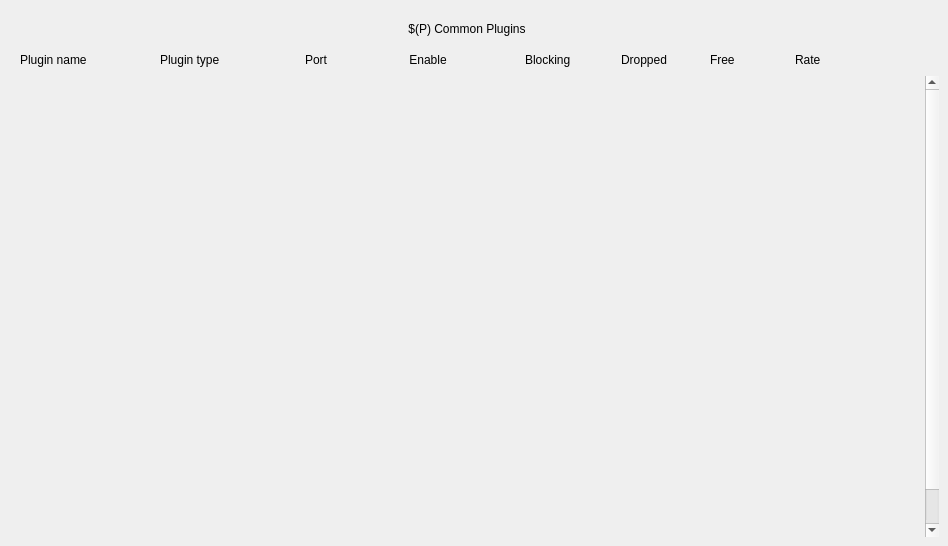
<?xml version="1.0" encoding="UTF-8"?>
<ui version="4.0">
 <class>MainWindow</class>
 <widget class="QMainWindow" name="MainWindow">
  <property name="geometry">
   <rect>
    <x>0</x>
    <y>0</y>
    <width>948</width>
    <height>546</height>
   </rect>
  </property>
  <property name="sizePolicy">
   <sizepolicy hsizetype="Preferred" vsizetype="Preferred">
    <horstretch>0</horstretch>
    <verstretch>0</verstretch>
   </sizepolicy>
  </property>
  <property name="styleSheet">
   <string>

QWidget#centralWidget {background: rgba(187, 187, 187, 255);}
QPushButton::menu-indicator {image: url(none.png); width: 0}

caTable {
       font: 10pt;
       background: cornsilk;
       alternate-background-color: wheat;
}

caLineEdit {
     border-radius: 1px;
     background: lightyellow;
     color: black;
 }

caTextEntry {
    color: rgb(127, 0, 63);
    background-color: cornsilk;
    selection-color: #0a214c;
    selection-background-color: wheat;
    border: 1px groove black;
    border-radius: 1px;
    padding: 1px;
}

caTextEntry:focus {
    padding: 0px;
    border: 2px groove darkred;
    border-radius: 1px;
}

QPushButton {
      border-color: #00b;
      border-radius: 2px;
      padding: 3px;
      border-width: 1px;

	background: qlineargradient(spread:pad, x1:0, y1:0, x2:0, y2:1,
						   stop:0   rgba(224, 239, 255, 255),
						   stop:0.5 rgba(199, 215, 230, 255),
						   stop:1   rgba(184, 214, 236, 255));
}
QPushButton:hover {
	background: qlineargradient(spread:pad, x1:0, y1:0, x2:0, y2:1,
						stop:0   rgba(201, 226, 255, 255),
						stop:0.5 rgba(177, 204, 230, 255),
						stop:1   rgba(163, 205, 236, 255));
}
QPushButton:pressed {
	background: qlineargradient(spread:pad, x1:0, y1:0, x2:0, y2:1,
						stop:0   rgba(174, 219, 255, 255),
						stop:0.5 rgba(165, 199, 230, 255),
						stop:1   rgba(134, 188, 236, 255));
}

QPushButton:disabled {
	background: qlineargradient(spread:pad, x1:0, y1:0, x2:0, y2:1,
						stop:0   rgba(174, 219, 255, 255),
						stop:0.5 rgba(165, 199, 230, 255),
						stop:1   rgba(134, 188, 236, 255));
}

caChoice {
      background: qlineargradient(x1: 0, y1: 0, x2: 0, y2: 1,
                                  stop: 0 #E1E1E1, stop: 0.4 #DDDDDD,
                                  stop: 0.5 #D8D8D8, stop: 1.0 #D3D3D3);
}

caChoice &gt; QPushButton {
      text-align: left;
      padding: 1px;
}

caSlider::groove:horizontal {
border: 1px solid #bbb;
background: lightgrey;
height: 20px;
border-radius: 4px;
}

caSlider::handle:horizontal {
background: red;
border: 1px solid #777;
width: 13px;
margin-top: -2px;
margin-bottom: -2px;
border-radius: 2px;
}



</string>
  </property>
  <property name="documentMode">
   <bool>true</bool>
  </property>
  <widget class="QWidget" name="centralWidget">
   <property name="sizePolicy">
    <sizepolicy hsizetype="Preferred" vsizetype="MinimumExpanding">
     <horstretch>0</horstretch>
     <verstretch>0</verstretch>
    </sizepolicy>
   </property>
   <property name="minimumSize">
    <size>
     <width>0</width>
     <height>100</height>
    </size>
   </property>
   <layout class="QVBoxLayout" name="verticalLayout">
    <property name="spacing">
     <number>2</number>
    </property>
    <item>
     <widget class="caFrame" name="Header">
      <property name="sizePolicy">
       <sizepolicy hsizetype="Preferred" vsizetype="Fixed">
        <horstretch>0</horstretch>
        <verstretch>0</verstretch>
       </sizepolicy>
      </property>
      <property name="minimumSize">
       <size>
        <width>0</width>
        <height>65</height>
       </size>
      </property>
      <widget class="caGraphics" name="caRectangle_0">
       <property name="geometry">
        <rect>
         <x>1</x>
         <y>6</y>
         <width>935</width>
         <height>25</height>
        </rect>
       </property>
       <property name="foreground">
        <color>
         <red>218</red>
         <green>218</green>
         <blue>218</blue>
        </color>
       </property>
       <property name="linestyle" stdset="0">
        <enum>caGraphics::Solid</enum>
       </property>
       <property name="fillstyle" stdset="0">
        <enum>caGraphics::Filled</enum>
       </property>
       <property name="lineColor">
        <color>
         <red>218</red>
         <green>218</green>
         <blue>218</blue>
        </color>
       </property>
       <property name="form">
        <enum>caGraphics::Rectangle</enum>
       </property>
      </widget>
      <widget class="caLabel" name="caLabel_2">
       <property name="geometry">
        <rect>
         <x>151</x>
         <y>41</y>
         <width>132</width>
         <height>20</height>
        </rect>
       </property>
       <property name="frameShape">
        <enum>QFrame::NoFrame</enum>
       </property>
       <property name="text">
        <string>Plugin type</string>
       </property>
       <property name="alignment">
        <set>Qt::AlignLeading|Qt::AlignLeft|Qt::AlignVCenter</set>
       </property>
       <property name="fontScaleMode">
        <enum>ESimpleLabel::WidthAndHeight</enum>
       </property>
       <property name="foreground">
        <color>
         <red>0</red>
         <green>0</green>
         <blue>0</blue>
        </color>
       </property>
       <property name="background">
        <color alpha="0">
         <red>0</red>
         <green>0</green>
         <blue>0</blue>
        </color>
       </property>
      </widget>
      <widget class="caLabel" name="caLabel_5">
       <property name="geometry">
        <rect>
         <x>516</x>
         <y>41</y>
         <width>70</width>
         <height>20</height>
        </rect>
       </property>
       <property name="frameShape">
        <enum>QFrame::NoFrame</enum>
       </property>
       <property name="text">
        <string>Blocking</string>
       </property>
       <property name="alignment">
        <set>Qt::AlignLeading|Qt::AlignLeft|Qt::AlignVCenter</set>
       </property>
       <property name="fontScaleMode">
        <enum>ESimpleLabel::WidthAndHeight</enum>
       </property>
       <property name="foreground">
        <color>
         <red>0</red>
         <green>0</green>
         <blue>0</blue>
        </color>
       </property>
       <property name="background">
        <color alpha="0">
         <red>0</red>
         <green>0</green>
         <blue>0</blue>
        </color>
       </property>
      </widget>
      <widget class="caLabel" name="caLabel_0">
       <property name="geometry">
        <rect>
         <x>1</x>
         <y>7</y>
         <width>914</width>
         <height>25</height>
        </rect>
       </property>
       <property name="frameShape">
        <enum>QFrame::NoFrame</enum>
       </property>
       <property name="text">
        <string>$(P) Common Plugins</string>
       </property>
       <property name="alignment">
        <set>Qt::AlignAbsolute|Qt::AlignCenter|Qt::AlignHCenter|Qt::AlignVCenter</set>
       </property>
       <property name="fontScaleMode">
        <enum>ESimpleLabel::WidthAndHeight</enum>
       </property>
       <property name="foreground">
        <color>
         <red>10</red>
         <green>0</green>
         <blue>184</blue>
        </color>
       </property>
       <property name="background">
        <color alpha="0">
         <red>10</red>
         <green>0</green>
         <blue>184</blue>
        </color>
       </property>
      </widget>
      <widget class="caLabel" name="caLabel_7">
       <property name="geometry">
        <rect>
         <x>701</x>
         <y>41</y>
         <width>70</width>
         <height>20</height>
        </rect>
       </property>
       <property name="frameShape">
        <enum>QFrame::NoFrame</enum>
       </property>
       <property name="text">
        <string>Free</string>
       </property>
       <property name="alignment">
        <set>Qt::AlignLeading|Qt::AlignLeft|Qt::AlignVCenter</set>
       </property>
       <property name="fontScaleMode">
        <enum>ESimpleLabel::WidthAndHeight</enum>
       </property>
       <property name="foreground">
        <color>
         <red>0</red>
         <green>0</green>
         <blue>0</blue>
        </color>
       </property>
       <property name="background">
        <color alpha="0">
         <red>0</red>
         <green>0</green>
         <blue>0</blue>
        </color>
       </property>
      </widget>
      <widget class="caLabel" name="caLabel_6">
       <property name="geometry">
        <rect>
         <x>786</x>
         <y>41</y>
         <width>48</width>
         <height>20</height>
        </rect>
       </property>
       <property name="frameShape">
        <enum>QFrame::NoFrame</enum>
       </property>
       <property name="text">
        <string>Rate</string>
       </property>
       <property name="alignment">
        <set>Qt::AlignLeading|Qt::AlignLeft|Qt::AlignVCenter</set>
       </property>
       <property name="fontScaleMode">
        <enum>ESimpleLabel::WidthAndHeight</enum>
       </property>
       <property name="foreground">
        <color>
         <red>0</red>
         <green>0</green>
         <blue>0</blue>
        </color>
       </property>
       <property name="background">
        <color alpha="0">
         <red>0</red>
         <green>0</green>
         <blue>0</blue>
        </color>
       </property>
      </widget>
      <widget class="caLabel" name="caLabel_1">
       <property name="geometry">
        <rect>
         <x>11</x>
         <y>41</y>
         <width>132</width>
         <height>20</height>
        </rect>
       </property>
       <property name="frameShape">
        <enum>QFrame::NoFrame</enum>
       </property>
       <property name="text">
        <string>Plugin name</string>
       </property>
       <property name="alignment">
        <set>Qt::AlignLeading|Qt::AlignLeft|Qt::AlignVCenter</set>
       </property>
       <property name="fontScaleMode">
        <enum>ESimpleLabel::WidthAndHeight</enum>
       </property>
       <property name="foreground">
        <color>
         <red>0</red>
         <green>0</green>
         <blue>0</blue>
        </color>
       </property>
       <property name="background">
        <color alpha="0">
         <red>0</red>
         <green>0</green>
         <blue>0</blue>
        </color>
       </property>
      </widget>
      <widget class="caLabel" name="caLabel_4">
       <property name="geometry">
        <rect>
         <x>361</x>
         <y>41</y>
         <width>116</width>
         <height>20</height>
        </rect>
       </property>
       <property name="frameShape">
        <enum>QFrame::NoFrame</enum>
       </property>
       <property name="text">
        <string>Enable</string>
       </property>
       <property name="alignment">
        <set>Qt::AlignCenter</set>
       </property>
       <property name="fontScaleMode">
        <enum>ESimpleLabel::WidthAndHeight</enum>
       </property>
       <property name="foreground">
        <color>
         <red>0</red>
         <green>0</green>
         <blue>0</blue>
        </color>
       </property>
       <property name="background">
        <color alpha="0">
         <red>0</red>
         <green>0</green>
         <blue>0</blue>
        </color>
       </property>
      </widget>
      <widget class="caLabel" name="caLabel_3">
       <property name="geometry">
        <rect>
         <x>296</x>
         <y>41</y>
         <width>48</width>
         <height>20</height>
        </rect>
       </property>
       <property name="frameShape">
        <enum>QFrame::NoFrame</enum>
       </property>
       <property name="text">
        <string>Port</string>
       </property>
       <property name="alignment">
        <set>Qt::AlignLeading|Qt::AlignLeft|Qt::AlignVCenter</set>
       </property>
       <property name="fontScaleMode">
        <enum>ESimpleLabel::WidthAndHeight</enum>
       </property>
       <property name="foreground">
        <color>
         <red>0</red>
         <green>0</green>
         <blue>0</blue>
        </color>
       </property>
       <property name="background">
        <color alpha="0">
         <red>0</red>
         <green>0</green>
         <blue>0</blue>
        </color>
       </property>
      </widget>
      <widget class="caLabel" name="caLabel_8">
       <property name="geometry">
        <rect>
         <x>612</x>
         <y>41</y>
         <width>84</width>
         <height>20</height>
        </rect>
       </property>
       <property name="frameShape">
        <enum>QFrame::NoFrame</enum>
       </property>
       <property name="text">
        <string>Dropped</string>
       </property>
       <property name="alignment">
        <set>Qt::AlignLeading|Qt::AlignLeft|Qt::AlignVCenter</set>
       </property>
       <property name="fontScaleMode">
        <enum>ESimpleLabel::WidthAndHeight</enum>
       </property>
       <property name="foreground">
        <color>
         <red>0</red>
         <green>0</green>
         <blue>0</blue>
        </color>
       </property>
       <property name="background">
        <color alpha="0">
         <red>0</red>
         <green>0</green>
         <blue>0</blue>
        </color>
       </property>
      </widget>
     </widget>
    </item>
    <item>
     <widget class="QScrollArea" name="scrollArea">
      <property name="sizePolicy">
       <sizepolicy hsizetype="Ignored" vsizetype="Expanding">
        <horstretch>0</horstretch>
        <verstretch>0</verstretch>
       </sizepolicy>
      </property>
      <property name="minimumSize">
       <size>
        <width>0</width>
        <height>100</height>
       </size>
      </property>
      <property name="sizeIncrement">
       <size>
        <width>0</width>
        <height>24</height>
       </size>
      </property>
      <property name="baseSize">
       <size>
        <width>0</width>
        <height>100</height>
       </size>
      </property>
      <property name="autoFillBackground">
       <bool>true</bool>
      </property>
      <property name="styleSheet">
       <string notr="true"/>
      </property>
      <property name="frameShape">
       <enum>QFrame::NoFrame</enum>
      </property>
      <property name="frameShadow">
       <enum>QFrame::Plain</enum>
      </property>
      <property name="lineWidth">
       <number>0</number>
      </property>
      <property name="horizontalScrollBarPolicy">
       <enum>Qt::ScrollBarAlwaysOff</enum>
      </property>
      <property name="widgetResizable">
       <bool>false</bool>
      </property>
      <widget class="QWidget" name="Plugins">
       <property name="geometry">
        <rect>
         <x>0</x>
         <y>0</y>
         <width>935</width>
         <height>500</height>
        </rect>
       </property>
       <property name="sizePolicy">
        <sizepolicy hsizetype="Preferred" vsizetype="Minimum">
         <horstretch>0</horstretch>
         <verstretch>0</verstretch>
        </sizepolicy>
       </property>
       <property name="minimumSize">
        <size>
         <width>0</width>
         <height>18</height>
        </size>
       </property>
       <property name="sizeIncrement">
        <size>
         <width>0</width>
         <height>24</height>
        </size>
       </property>
       <property name="baseSize">
        <size>
         <width>0</width>
         <height>400</height>
        </size>
       </property>
       <layout class="QVBoxLayout" name="PluginsContent">
        <property name="spacing">
         <number>1</number>
        </property>
        <property name="margin">
         <number>0</number>
        </property>
        <item>
         <widget class="caInclude" name="XSP3.ARR1">
          <property name="minimumSize">
           <size>
            <width>0</width>
            <height>20</height>
           </size>
          </property>
          <property name="maximumSize">
           <size>
            <width>16000</width>
            <height>30</height>
           </size>
          </property>
          <property name="macro">
           <string notr="true">P=$(P),R=ARR1, UI=NDStdArrays.ui,LABELS=NDStdArrays.ui</string>
          </property>
          <property name="filename" stdset="0">
           <string notr="true">ADcommonPlugins.ui</string>
          </property>
         </widget>
        </item>
        <item>
         <widget class="caInclude" name="XSP3.ARR2">
          <property name="minimumSize">
           <size>
            <width>0</width>
            <height>20</height>
           </size>
          </property>
          <property name="maximumSize">
           <size>
            <width>16000</width>
            <height>30</height>
           </size>
          </property>
          <property name="macro">
           <string notr="true">P=$(P),R=ARR2, UI=NDStdArrays.ui,LABELS=NDStdArrays.ui</string>
          </property>
          <property name="filename" stdset="0">
           <string notr="true">ADcommonPlugins.ui</string>
          </property>
         </widget>
        </item>
        <item>
         <widget class="caInclude" name="XSP3.ARR3">
          <property name="minimumSize">
           <size>
            <width>0</width>
            <height>20</height>
           </size>
          </property>
          <property name="maximumSize">
           <size>
            <width>16000</width>
            <height>30</height>
           </size>
          </property>
          <property name="macro">
           <string notr="true">P=$(P),R=ARR3, UI=NDStdArrays.ui,LABELS=NDStdArrays.ui</string>
          </property>
          <property name="filename" stdset="0">
           <string notr="true">ADcommonPlugins.ui</string>
          </property>
         </widget>
        </item>
        <item>
         <widget class="caInclude" name="XSP3.ARR4">
          <property name="minimumSize">
           <size>
            <width>0</width>
            <height>20</height>
           </size>
          </property>
          <property name="maximumSize">
           <size>
            <width>16000</width>
            <height>30</height>
           </size>
          </property>
          <property name="macro">
           <string notr="true">P=$(P),R=ARR4, UI=NDStdArrays.ui,LABELS=NDStdArrays.ui</string>
          </property>
          <property name="filename" stdset="0">
           <string notr="true">ADcommonPlugins.ui</string>
          </property>
         </widget>
        </item>
        <item>
         <widget class="caInclude" name="XSP3.C1SCAs">
          <property name="minimumSize">
           <size>
            <width>0</width>
            <height>20</height>
           </size>
          </property>
          <property name="maximumSize">
           <size>
            <width>16000</width>
            <height>30</height>
           </size>
          </property>
          <property name="macro">
           <string notr="true">P=$(P),R=C1SCAs, UI=NDPluginAttribute.ui;NDPluginAttribute8.ui,LABELS=NDPluginAttribute.ui;NDPluginAttribute8.ui</string>
          </property>
          <property name="filename" stdset="0">
           <string notr="true">ADcommonPlugins.ui</string>
          </property>
         </widget>
        </item>
        <item>
         <widget class="caInclude" name="XSP3.C2SCAs">
          <property name="minimumSize">
           <size>
            <width>0</width>
            <height>20</height>
           </size>
          </property>
          <property name="maximumSize">
           <size>
            <width>16000</width>
            <height>30</height>
           </size>
          </property>
          <property name="macro">
           <string notr="true">P=$(P),R=C2SCAs, UI=NDPluginAttribute.ui;NDPluginAttribute8.ui,LABELS=NDPluginAttribute.ui;NDPluginAttribute8.ui</string>
          </property>
          <property name="filename" stdset="0">
           <string notr="true">ADcommonPlugins.ui</string>
          </property>
         </widget>
        </item>
        <item>
         <widget class="caInclude" name="XSP3.C3SCAs">
          <property name="minimumSize">
           <size>
            <width>0</width>
            <height>20</height>
           </size>
          </property>
          <property name="maximumSize">
           <size>
            <width>16000</width>
            <height>30</height>
           </size>
          </property>
          <property name="macro">
           <string notr="true">P=$(P),R=C3SCAs, UI=NDPluginAttribute.ui;NDPluginAttribute8.ui,LABELS=NDPluginAttribute.ui;NDPluginAttribute8.ui</string>
          </property>
          <property name="filename" stdset="0">
           <string notr="true">ADcommonPlugins.ui</string>
          </property>
         </widget>
        </item>
        <item>
         <widget class="caInclude" name="XSP3.C4SCAs">
          <property name="minimumSize">
           <size>
            <width>0</width>
            <height>20</height>
           </size>
          </property>
          <property name="maximumSize">
           <size>
            <width>16000</width>
            <height>30</height>
           </size>
          </property>
          <property name="macro">
           <string notr="true">P=$(P),R=C4SCAs, UI=NDPluginAttribute.ui;NDPluginAttribute8.ui,LABELS=NDPluginAttribute.ui;NDPluginAttribute8.ui</string>
          </property>
          <property name="filename" stdset="0">
           <string notr="true">ADcommonPlugins.ui</string>
          </property>
         </widget>
        </item>
        <item>
         <widget class="caInclude" name="FileHDF1">
          <property name="minimumSize">
           <size>
            <width>0</width>
            <height>20</height>
           </size>
          </property>
          <property name="maximumSize">
           <size>
            <width>16000</width>
            <height>30</height>
           </size>
          </property>
          <property name="macro">
           <string notr="true">P=$(P),R=HDF1, UI=NDFileHDF5,LABELS=NDFileHDF5</string>
          </property>
          <property name="filename" stdset="0">
           <string notr="true">ADcommonPlugins.ui</string>
          </property>
         </widget>
        </item>
        <item>
         <widget class="caInclude" name="PROC1">
          <property name="minimumSize">
           <size>
            <width>0</width>
            <height>20</height>
           </size>
          </property>
          <property name="maximumSize">
           <size>
            <width>16000</width>
            <height>30</height>
           </size>
          </property>
          <property name="macro">
           <string notr="true">P=$(P),R=Proc1, UI=NDProcess.ui,LABELS=NDProcess.ui</string>
          </property>
          <property name="filename" stdset="0">
           <string notr="true">ADcommonPlugins.ui</string>
          </property>
         </widget>
        </item>
        <item>
         <widget class="caInclude" name="XSP3.CHAN1">
          <property name="minimumSize">
           <size>
            <width>0</width>
            <height>20</height>
           </size>
          </property>
          <property name="maximumSize">
           <size>
            <width>16000</width>
            <height>30</height>
           </size>
          </property>
          <property name="macro">
           <string notr="true">P=$(P),R=ROI1, UI=NDROI.ui,LABELS=NDROI.ui</string>
          </property>
          <property name="filename" stdset="0">
           <string notr="true">ADcommonPlugins.ui</string>
          </property>
         </widget>
        </item>
        <item>
         <widget class="caInclude" name="XSP3.CHAN2">
          <property name="minimumSize">
           <size>
            <width>0</width>
            <height>20</height>
           </size>
          </property>
          <property name="maximumSize">
           <size>
            <width>16000</width>
            <height>30</height>
           </size>
          </property>
          <property name="macro">
           <string notr="true">P=$(P),R=ROI2, UI=NDROI.ui,LABELS=NDROI.ui</string>
          </property>
          <property name="filename" stdset="0">
           <string notr="true">ADcommonPlugins.ui</string>
          </property>
         </widget>
        </item>
        <item>
         <widget class="caInclude" name="XSP3.CHAN3">
          <property name="minimumSize">
           <size>
            <width>0</width>
            <height>20</height>
           </size>
          </property>
          <property name="maximumSize">
           <size>
            <width>16000</width>
            <height>30</height>
           </size>
          </property>
          <property name="macro">
           <string notr="true">P=$(P),R=ROI3, UI=NDROI.ui,LABELS=NDROI.ui</string>
          </property>
          <property name="filename" stdset="0">
           <string notr="true">ADcommonPlugins.ui</string>
          </property>
         </widget>
        </item>
        <item>
         <widget class="caInclude" name="XSP3.CHAN4">
          <property name="minimumSize">
           <size>
            <width>0</width>
            <height>20</height>
           </size>
          </property>
          <property name="maximumSize">
           <size>
            <width>16000</width>
            <height>30</height>
           </size>
          </property>
          <property name="macro">
           <string notr="true">P=$(P),R=ROI4, UI=NDROI.ui,LABELS=NDROI.ui</string>
          </property>
          <property name="filename" stdset="0">
           <string notr="true">ADcommonPlugins.ui</string>
          </property>
         </widget>
        </item>
        <item>
         <widget class="caInclude" name="ROISTAT1">
          <property name="minimumSize">
           <size>
            <width>0</width>
            <height>20</height>
           </size>
          </property>
          <property name="maximumSize">
           <size>
            <width>16000</width>
            <height>30</height>
           </size>
          </property>
          <property name="macro">
           <string notr="true">P=$(P),R=ROIStat1, UI=NDROIStat.ui,LABELS=NDROIStat.ui</string>
          </property>
          <property name="filename" stdset="0">
           <string notr="true">ADcommonPlugins.ui</string>
          </property>
         </widget>
        </item>
        <item>
         <widget class="caInclude" name="ROISTAT2">
          <property name="minimumSize">
           <size>
            <width>0</width>
            <height>20</height>
           </size>
          </property>
          <property name="maximumSize">
           <size>
            <width>16000</width>
            <height>30</height>
           </size>
          </property>
          <property name="macro">
           <string notr="true">P=$(P),R=ROIStat2, UI=NDROIStat.ui,LABELS=NDROIStat.ui</string>
          </property>
          <property name="filename" stdset="0">
           <string notr="true">ADcommonPlugins.ui</string>
          </property>
         </widget>
        </item>
        <item>
         <widget class="caInclude" name="ROISTAT3">
          <property name="minimumSize">
           <size>
            <width>0</width>
            <height>20</height>
           </size>
          </property>
          <property name="maximumSize">
           <size>
            <width>16000</width>
            <height>30</height>
           </size>
          </property>
          <property name="macro">
           <string notr="true">P=$(P),R=ROIStat3, UI=NDROIStat.ui,LABELS=NDROIStat.ui</string>
          </property>
          <property name="filename" stdset="0">
           <string notr="true">ADcommonPlugins.ui</string>
          </property>
         </widget>
        </item>
        <item>
         <widget class="caInclude" name="ROISTAT4">
          <property name="minimumSize">
           <size>
            <width>0</width>
            <height>20</height>
           </size>
          </property>
          <property name="maximumSize">
           <size>
            <width>16000</width>
            <height>30</height>
           </size>
          </property>
          <property name="macro">
           <string notr="true">P=$(P),R=ROIStat4, UI=NDROIStat.ui,LABELS=NDROIStat.ui</string>
          </property>
          <property name="filename" stdset="0">
           <string notr="true">ADcommonPlugins.ui</string>
          </property>
         </widget>
        </item>
       </layout>
      </widget>
     </widget>
    </item>
   </layout>
  </widget>
 </widget>
 <customwidgets>
  <customwidget>
   <class>caFrame</class>
   <extends>QFrame</extends>
   <header>caFrame</header>
   <container>1</container>
  </customwidget>
  <customwidget>
   <class>caLabel</class>
   <extends>QLabel</extends>
   <header>caLabel</header>
  </customwidget>
  <customwidget>
   <class>caGraphics</class>
   <extends>QWidget</extends>
   <header>caGraphics</header>
  </customwidget>
  <customwidget>
   <class>caInclude</class>
   <extends>QWidget</extends>
   <header>caInclude</header>
  </customwidget>
 </customwidgets>
 <resources/>
 <connections/>
</ui>
